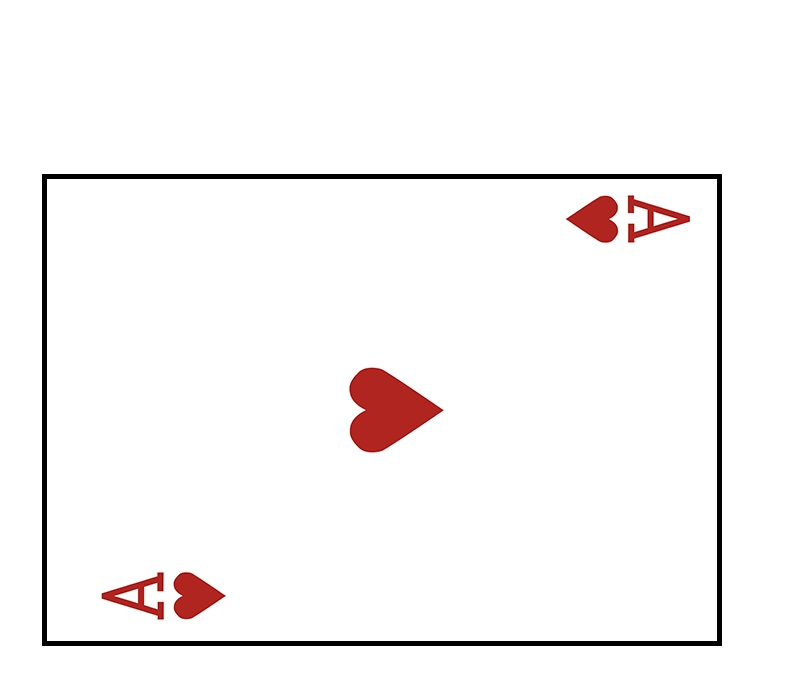
#> input picture Image Processing/Görüntü işleme/Resim perspektifi/kupa1.jpg, 800 x 690 px
$ python 'Resim çevirme.py'
#> lines starting #> are read from the running program, lines starting #| are printed output that depends on the picture
# -*- coding: utf-8 -*-
"""
Created on Sat Feb  5 12:39:15 2022

@author: Numan
"""

""" dosya yolu belirtme"""


import cv2
import numpy as np

img=cv2.imread("kupa1.jpg")
#> img is the input picture: shape (690, 800, 3); mean B, G, R 245.6, 245.7, 248.2
cv2.imshow("Ters resim",img)

width=472
height=680

pts1=np.float32([[42,174],[42,646],[722,174],[722,646]])
pts2=np.float32([[0,height],[width,height],[0,0],[472,0]])


matrix=cv2.getPerspectiveTransform(pts1,pts2)
print(matrix)


imout=cv2.warpPerspective(img,matrix,(width,height))
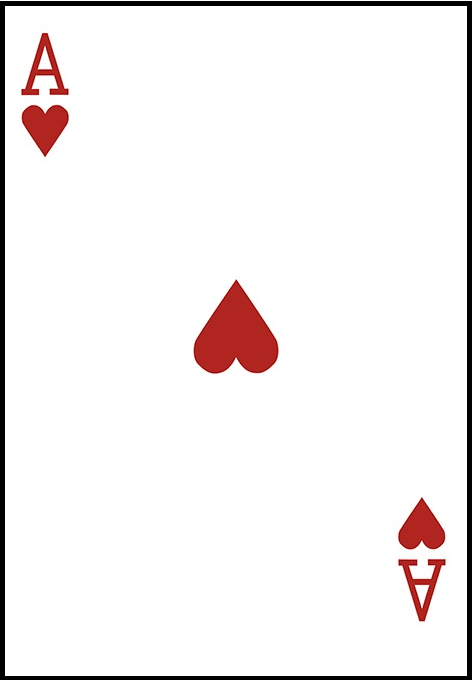
#> imout: shape (680, 472, 3); mean B, G, R 239.3, 239.4, 243.7
cv2.imshow("Ters resim",imout)


k=cv2.waitKey(0) & 0xFF
#> (key Esc is pressed here)
if k==27:
    cv2.destroyAllWindows()

elif k!=27:
    cv2.destroyAllWindows()
